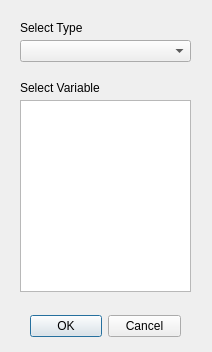
<?xml version="1.0" encoding="UTF-8"?>
<ui version="4.0">
 <class>MapVariableTypeChooser</class>
 <widget class="QDialog" name="MapVariableTypeChooser">
  <property name="geometry">
   <rect>
    <x>0</x>
    <y>0</y>
    <width>212</width>
    <height>352</height>
   </rect>
  </property>
  <property name="windowTitle">
   <string>Dialog</string>
  </property>
  <widget class="QDialogButtonBox" name="buttonBox">
   <property name="geometry">
    <rect>
     <x>30</x>
     <y>310</y>
     <width>151</width>
     <height>32</height>
    </rect>
   </property>
   <property name="orientation">
    <enum>Qt::Horizontal</enum>
   </property>
   <property name="standardButtons">
    <set>QDialogButtonBox::Cancel|QDialogButtonBox::Ok</set>
   </property>
  </widget>
  <widget class="QLabel" name="labelType">
   <property name="geometry">
    <rect>
     <x>20</x>
     <y>20</y>
     <width>81</width>
     <height>16</height>
    </rect>
   </property>
   <property name="text">
    <string>Select Type</string>
   </property>
  </widget>
  <widget class="QLabel" name="labelVariable">
   <property name="geometry">
    <rect>
     <x>20</x>
     <y>80</y>
     <width>81</width>
     <height>16</height>
    </rect>
   </property>
   <property name="text">
    <string>Select Variable</string>
   </property>
  </widget>
  <widget class="QListWidget" name="listWidgetVariables">
   <property name="geometry">
    <rect>
     <x>20</x>
     <y>100</y>
     <width>171</width>
     <height>192</height>
    </rect>
   </property>
  </widget>
  <widget class="QComboBox" name="comboBox">
   <property name="geometry">
    <rect>
     <x>20</x>
     <y>40</y>
     <width>171</width>
     <height>22</height>
    </rect>
   </property>
  </widget>
 </widget>
 <resources/>
 <connections>
  <connection>
   <sender>buttonBox</sender>
   <signal>accepted()</signal>
   <receiver>MapVariableTypeChooser</receiver>
   <slot>accept()</slot>
   <hints>
    <hint type="sourcelabel">
     <x>248</x>
     <y>254</y>
    </hint>
    <hint type="destinationlabel">
     <x>157</x>
     <y>274</y>
    </hint>
   </hints>
  </connection>
  <connection>
   <sender>buttonBox</sender>
   <signal>rejected()</signal>
   <receiver>MapVariableTypeChooser</receiver>
   <slot>reject()</slot>
   <hints>
    <hint type="sourcelabel">
     <x>316</x>
     <y>260</y>
    </hint>
    <hint type="destinationlabel">
     <x>286</x>
     <y>274</y>
    </hint>
   </hints>
  </connection>
 </connections>
</ui>
